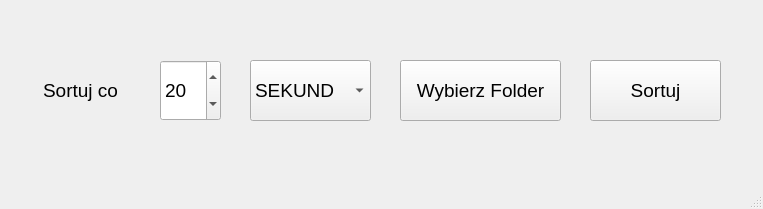
<?xml version="1.0" encoding="UTF-8"?>
<ui version="4.0">
 <class>MainWindow</class>
 <widget class="QMainWindow" name="MainWindow">
  <property name="geometry">
   <rect>
    <x>0</x>
    <y>0</y>
    <width>763</width>
    <height>209</height>
   </rect>
  </property>
  <property name="windowTitle">
   <string>MainWindow</string>
  </property>
  <widget class="QWidget" name="centralwidget">
   <widget class="QWidget" name="widget" native="true">
    <property name="geometry">
     <rect>
      <x>10</x>
      <y>30</y>
      <width>741</width>
      <height>121</height>
     </rect>
    </property>
    <widget class="QLabel" name="label">
     <property name="geometry">
      <rect>
       <x>0</x>
       <y>30</y>
       <width>141</width>
       <height>61</height>
      </rect>
     </property>
     <property name="font">
      <font>
       <pointsize>14</pointsize>
      </font>
     </property>
     <property name="text">
      <string>Sortuj co</string>
     </property>
     <property name="alignment">
      <set>Qt::AlignCenter</set>
     </property>
    </widget>
    <widget class="QSpinBox" name="spinBox">
     <property name="geometry">
      <rect>
       <x>150</x>
       <y>30</y>
       <width>61</width>
       <height>61</height>
      </rect>
     </property>
     <property name="font">
      <font>
       <pointsize>14</pointsize>
      </font>
     </property>
     <property name="frame">
      <bool>true</bool>
     </property>
     <property name="value">
      <number>20</number>
     </property>
    </widget>
    <widget class="QComboBox" name="comboBox">
     <property name="geometry">
      <rect>
       <x>240</x>
       <y>30</y>
       <width>121</width>
       <height>61</height>
      </rect>
     </property>
     <property name="font">
      <font>
       <pointsize>14</pointsize>
      </font>
     </property>
     <property name="frame">
      <bool>true</bool>
     </property>
     <item>
      <property name="text">
       <string>SEKUND</string>
      </property>
     </item>
     <item>
      <property name="text">
       <string>MINUT</string>
      </property>
     </item>
     <item>
      <property name="text">
       <string>DNI</string>
      </property>
     </item>
    </widget>
    <widget class="QPushButton" name="pushButton">
     <property name="geometry">
      <rect>
       <x>390</x>
       <y>30</y>
       <width>161</width>
       <height>61</height>
      </rect>
     </property>
     <property name="font">
      <font>
       <pointsize>14</pointsize>
      </font>
     </property>
     <property name="text">
      <string>Wybierz Folder</string>
     </property>
    </widget>
    <widget class="QPushButton" name="pushButton_2">
     <property name="geometry">
      <rect>
       <x>580</x>
       <y>30</y>
       <width>131</width>
       <height>61</height>
      </rect>
     </property>
     <property name="font">
      <font>
       <pointsize>14</pointsize>
      </font>
     </property>
     <property name="text">
      <string>Sortuj</string>
     </property>
    </widget>
   </widget>
  </widget>
  <widget class="QMenuBar" name="menubar">
   <property name="geometry">
    <rect>
     <x>0</x>
     <y>0</y>
     <width>763</width>
     <height>25</height>
    </rect>
   </property>
  </widget>
  <widget class="QStatusBar" name="statusbar"/>
 </widget>
 <resources/>
 <connections/>
</ui>
